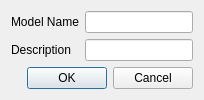
<?xml version="1.0" encoding="UTF-8"?>
<ui version="4.0">
 <class>CreateStreamDialog</class>
 <widget class="QWidget" name="AddBranchDialog">
  <property name="windowModality">
   <enum>Qt::NonModal</enum>
  </property>
  <property name="sizePolicy">
   <sizepolicy hsizetype="MinimumExpanding" vsizetype="MinimumExpanding">
    <horstretch>0</horstretch>
    <verstretch>0</verstretch>
   </sizepolicy>
  </property>
  <property name="windowTitle">
   <string>Form</string>
  </property>
  <layout class="QGridLayout" name="gridLayout_2">
   <item row="0" column="0">
    <layout class="QVBoxLayout" name="verticalLayout">
     <property name="sizeConstraint">
      <enum>QLayout::SetNoConstraint</enum>
     </property>
     <item>
      <layout class="QFormLayout" name="search_form">

       <item row="0" column="0">
        <widget class="QLabel" name="name_label">
         <property name="text">
          <string>Model Name</string>
         </property>
        </widget>
       </item>
       <item row="1" column="0">
        <widget class="QLabel" name="name_label">
         <property name="text">
          <string>Description</string>
         </property>
        </widget>
       </item>

       <item row="0" column="1">
        <widget class="QLineEdit" name="name_field"/>
       </item>
       <item row="1" column="1">
        <widget class="QLineEdit" name="description_field"/>
       </item>

      </layout>
     </item>
     <item>
      <widget class="QDialogButtonBox" name="dialog_button_box">
       <property name="standardButtons">
        <set>QDialogButtonBox::Cancel|QDialogButtonBox::Ok</set>
       </property>
      </widget>
     </item>

    </layout>
   </item>
  </layout>
 </widget>
 <resources/>
 <connections/>
</ui>
